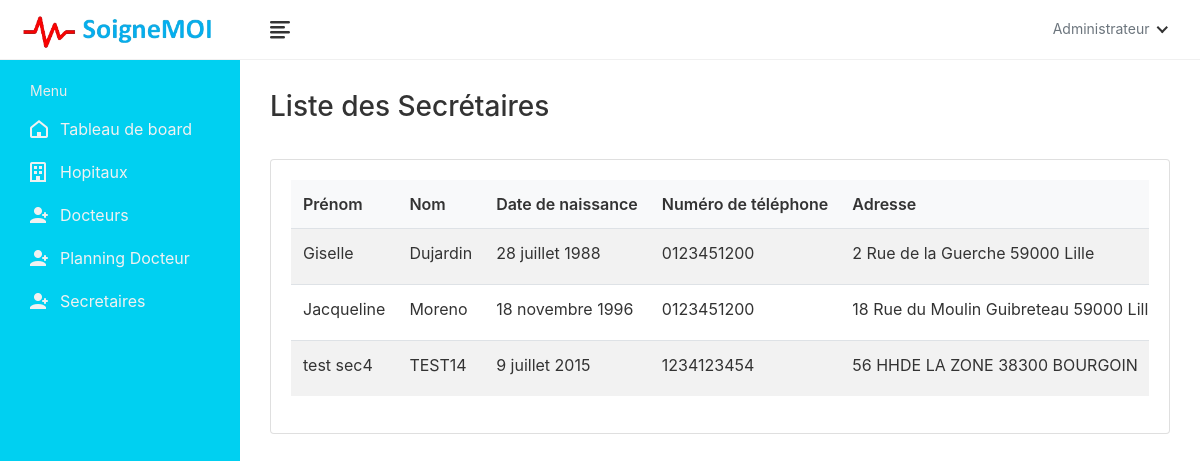
Screenshot of /secretaries/ (signed in) with the database file from the repository.
### book/models.py (models this page shows, shortened)
class Secretary(models.Model):
    secretary_id = models.AutoField(primary_key=True)
    user = models.OneToOneField(User, on_delete=models.CASCADE, null=True, blank=True, related_name='secretary')
    first_name = models.CharField(max_length=200, null=True)
    last_name = models.CharField(max_length=200, null=True)
    phone_number = models.CharField(max_length=200, null=True, blank=True)
    address = models.CharField(max_length=200, null=True, blank=True)
    date_of_birth = models.DateField(null=True, blank=True)
    reg_number = models.CharField(max_length=6, null=True, blank=True)
    hospital_name = models.ForeignKey(Hospital, on_delete=models.SET_NULL, null=True)

### book/views.py (the view)
# urls.py: path('secretaries/', SecretaryListView.as_view(), name='secretary-list'),
class SecretaryListView(LoginRequiredMixin, ListView):
    model = Secretary
    template_name = 'book/administration/secretary/secretary-list.html'
    context_object_name = 'secretaries'

### templates/book/administration/secretary/secretary-list.html (shortened to what this page needs)
{% extends 'book/administration/admin-base.html' %}
{% load static %}
{% block content %}
<body>
    <div class="main-wrapper">
        <header class="header">
            {% include 'book/administration/hospital-admin-navbar.html' %}
        </header>
        <aside class="sidebar" id="sidebar">
            {% include 'book/administration/hospital-admin-sidebar.html' %}
        </aside>
        <div class="page-wrapper">
            <div class="content container-fluid">
                <div class="page-header">
                    <div class="row">
                        <div class="col-sm-12">
                            <h3 class="page-title">Liste des Secrétaires</h3>
                        </div>
                    </div>
                </div>
                <div class="row">
                    <div class="col-md-12">
                        <div class="card">
                            <div class="card-body">
                                <div class="table-responsive">
                                    <table class="table table-striped">
                                        <thead>
                                            <tr>
                                                <th>Prénom</th>
                                                <th>Nom</th>
                                                <th>Date de naissance</th>
                                                <th>Numéro de téléphone</th>
                                                <th>Adresse</th>
                                            </tr>
                                        </thead>
                                        <tbody>
                                            {% for secretary in secretaries %}
                                            {% with modal_id=forloop.counter0 %}
                                            <tr>
                                                <td>{{ secretary.first_name }}</td>
                                                <td>{{ secretary.last_name }}</td>
                                                <td>{{ secretary.date_of_birth }}</td>
                                                <td>{{ secretary.phone_number }}</td>
                                                <td>{{ secretary.address }}</td>
                                            </tr>
                                            {% endwith %}
                                            {% endfor %}
                                        </tbody>
                                    </table>
                                </div>
                            </div>
                        </div>
                    </div>
                </div>
            </div>
        </div>
    </div>
</body>
{% endblock content %}

### static/SYSTEM/css/style.css (style rules this page uses)
html { height: 100%; }
body { background-color: #e6f2ff; color: #333; font-family: 'Mada', sans-serif; font-size: 1rem; height: 100%; line-height: 1.5; overflow-x: hidden; }
h1, h2, h3, h4, h5, h6 { font-family: 'Mada', sans-serif; margin-top: 0; }
.table { color: #333; max-width: 100%; margin-bottom: 0; width: 100%; }
.table-striped > tbody > tr:nth-of-type(2n+1) { background-color: #f8f9fa; }
.table thead { background-color: #f8f9fa; border-bottom: 1px solid rgba(0, 0, 0, 0.03); }
.table thead tr th { font-weight: 600; border: 0; }
.table tbody tr { border-bottom: 1px solid rgba(0, 0, 0, 0.05); }
.table tbody tr:last-child { border-color: transparent; }
.table-striped thead tr { border-color: transparent; }
.table-striped tbody tr { border-color: transparent; }
.table-striped tbody tr:nth-of-type(even) { background-color: rgba(255, 255, 255, 0.3); }
.table-striped tbody tr:nth-of-type(odd) { background-color: rgba(235, 235, 235, 0.4); }
.card { border: 1px solid #f0f0f0; margin-bottom: 1.875rem; }
.card-body { padding: 1.5rem; }
.table-responsive { white-space: nowrap; }
.header { background: #fff; border-bottom: 1px solid #f0f0f0; left: 0; position: fixed; right: 0; top: 0; z-index: 1001; height: 60px; }
.sidebar { background-color: #00d0f1; bottom: 0; left: 0; margin-top: 0; position: fixed; top: 60px; transition: all 0.2s ease-in-out 0s; width: 240px; z-index: 1001; }
.main-wrapper { width: 100%; height: 100vh; min-height: 100vh; }
.page-wrapper { margin-left: 240px; padding-top: 60px; position: relative; transition: all 0.4s ease; }
.page-wrapper > .content { padding: 1.875rem 1.875rem 0; }
.page-header { margin-bottom: 1.875rem; }
.page-title { color: #333; margin-bottom: 5px; }

### rows the page displays
Secretary: first_name "Giselle", last_name "Dujardin", date_of_birth "28 juillet 1988", phone_number "0123451200", address "2 Rue de la Guerche 59000 Lille"
Secretary: first_name "Jacqueline", last_name "Moreno", date_of_birth "18 novembre 1996", phone_number "0123451200", address "18 Rue du Moulin Guibreteau 59000…"
Secretary: first_name "test sec4", last_name "TEST14", date_of_birth "9 juillet 2015", phone_number "1234123454", address "56 HHDE LA ZONE 38300 BOURGOIN"
